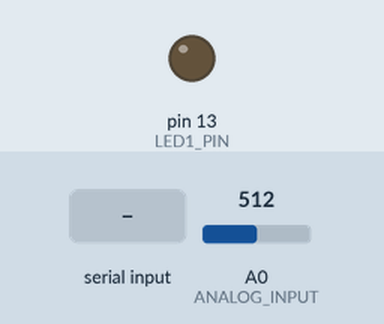
Recording of a sketch running on a simulated Arduino Uno, built with avr-gcc and run on an emulated ATmega328P. Shown: output pins drawn as LEDs (lit = HIGH). The test bench sets the inputs (shaded band); at power-on: A0 (ANALOG_INPUT) = 512. What the sketch prints to the serial monitor is not drawn.

Above: at 1.2 s.
1.3 s: "0\n" received over Serial
At 1.7 s:
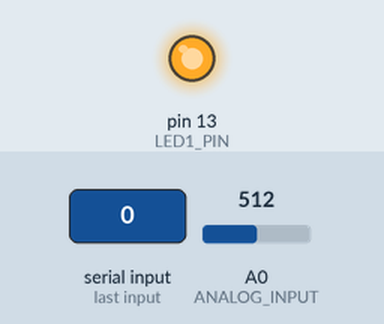
Timing chart, 0 to 4.3 s (numbered marks = the images above; inputs shaded):
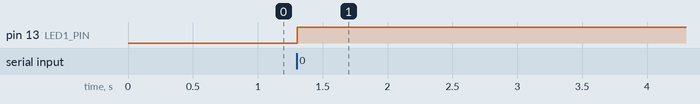

The sketch:

PSI.ino
```cpp
#define ANALOG_INPUT A0
#define LED1_PIN 13
#define TOGGLE_LED '0'

bool led1_on = false;

void setup() {
  pinMode(LED1_PIN, OUTPUT);
  digitalWrite(LED1_PIN, LOW);
  Serial.begin(9600);
}

void loop() {
  // Print the status of a0 to the console
  Serial.print("{ \"a0\": \"");
  Serial.print(analogRead(ANALOG_INPUT));
  Serial.println("\" }");
  delay(100);
}

// Listen for incomming messages over the serial console
void serialEvent() {
  while (Serial.available()) {
    char command = (char)Serial.read();
    if (command != '\n') {
      execute_command(command);
    }
  }
}

// Callback for the Serial Console
void execute_command(char command) {
  switch (command) {
    case TOGGLE_LED:
      toggle_led(LED1_PIN);
      break;
  }
}

void toggle_led(char pin) {
  if (led1_on) {
    digitalWrite(pin, LOW);
  }

  else {
    digitalWrite(pin, HIGH);
  }

  led1_on = !led1_on;
}
```

Measured:
- after the input at 1.3 s, pin 13 (LED1_PIN): LOW → HIGH at once
